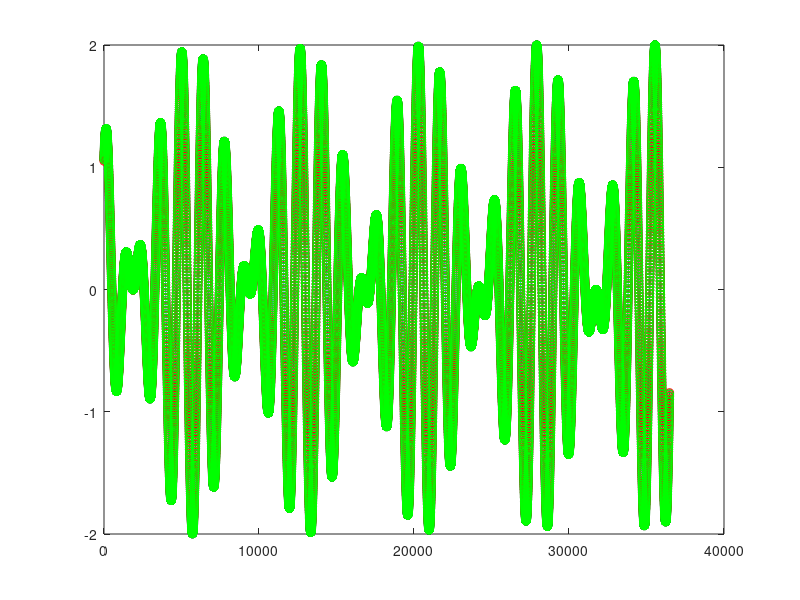

This figure's MATLAB source: (Note: this script raises an error after producing the figure.)
r = 3;
n = 16:36500;
lx = length(n);
x = sin(2*pi*n/1530) + cos(2*pi*n/1270);

plot(0:lx-1,x)
hold on

x1 = downsample(x,r);
x2 = decimate(x,r);
x3 = decimate(x,r,13);
plot(0:r:lx-1,x1,'ok')
plot(lx-1:-r:0,fliplr(x2),'or')
plot(lx-1:-r:0,fliplr(x3),'og')

% generate pink noise:
pnG = dsp.ColoredNoise(1,length(n),1);
pn = step(pnG).'/5;

figure,plot(pn)

figure
plot(0:lx-1,x,'k')
hold on
xn = x+pn;
plot(0:lx-1,xn,'b')

x2 = decimate(xn,r);
plot(lx-1:-r:0,fliplr(x2),'or-')

% do only the filter, not the decimate
filtmag_db = @(b,a,f) 20*log10(abs((exp(-1i*(0:length(b)-1)*pi*f)*b(:))/(exp(-1i*(0:length(a)-1)*pi*f)*a(:))));
rip = .05;	% passband ripple in dB

[b,a] = cheby1(8, rip, .8/r);
while all(b==0) || (abs(filtmag_db(b,a,.8/r)+rip)>1e-6)
    nfilt = nfilt - 1
    if nfilt == 0
        break
    end
    [b,a] = cheby1(nfilt, rip, .8/r);
end
y1 = filtfilt(b,a,xn);
plot(0:lx-1,y1,'g')

if 0
    % conclusion for below: for the filters we're designing this makes no
    % practical difference, simply use b,a form and filtfilt
    % try fex filtfilthd that takes a dfilt object, as b,a representation can
    % suffer from numerical precision errors. If no real difference in speed,
    % use this better way
    % see first answer here:
    % http://stackoverflow.com/questions/5591278/high-pass-filtering-in-matlab
    [z,p,k]=cheby1(8, rip, .8/r);
    [s,g]=zp2sos(z,p,k);%# create second order sections
    Hd=dfilt.df2sos(s,g);
    y2 = filtfilthd(Hd,xn);
    
    plot(0:lx-1,y2,'c')
end